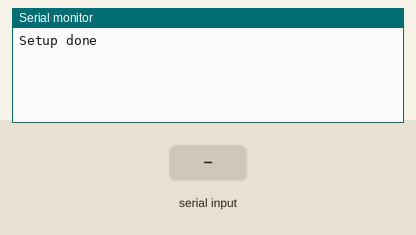
This sketch was run on a simulated Arduino Uno, built with avr-gcc and run on an emulated ATmega328P. Shown: the last lines printed to the serial monitor. Inputs (shaded band) come from the test bench.

Above: at 1.2 s.
1.3 s: "Hello!\n" received over Serial
At 2.5 s:
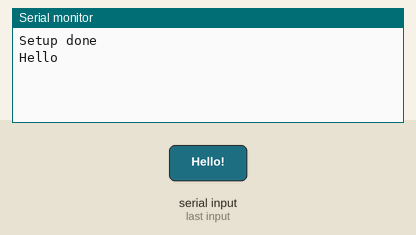
2.8 s: "Hello!\n" received over the second serial link
At 3.7 s:
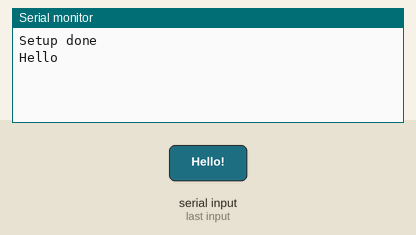

The sketch:

bluetooth_wettbewerb.ino
```cpp
// Serial Speed
#define SERIAL_SPEED 38400

// Software Serial library
#include <SoftwareSerial.h>

// Define the Software Serial Pins like this
#define PIN_SOFT_RX 3
#define PIN_SOFT_TX 4
#define RESET 5
#define SOFT_SERIAL_SPEED 9600
// Software serial object instantiation
SoftwareSerial softSerial(PIN_SOFT_RX, PIN_SOFT_TX);

// Input buffer (of size BUF_SIZE). stores a single line
#define BUF_SIZE 30
char charBuf[BUF_SIZE];
unsigned int bufPos = 0;
char charBufSoft[BUF_SIZE];
unsigned int bufPosSoft = 0;
unsigned int state = 0;

void sendCodeToFPGA();

void setup() {
  // Inititate serial communication
  Serial.begin(SERIAL_SPEED);
  // Same with softserial
  softSerial.begin(SOFT_SERIAL_SPEED);

  // clear the char buf
  for (int i = 0; i < BUF_SIZE; i++) {
    charBuf[i] = ' ';
  }

  for (int i = 0; i < BUF_SIZE; i++) {
    charBufSoft[i] = ' ';
  }

  pinMode(RESET, OUTPUT);
  //digitalWrite(RESET, LOW);
  //delay(200);
  digitalWrite(RESET, HIGH);
  // Indicate end of setup
  Serial.println("Setup done");
}


void loop () {
  // Wait for Serial data available
  if (Serial.available() > 0) {
    // Read single character
    char temp = Serial.read();
    // If it is n line break
    if (temp != '\r' && temp != '\n') {
      // Start by buffering the data
      charBuf[bufPos] = temp;
      // Prevent overflow
      bufPos = (bufPos + 1) % BUF_SIZE;
      // append end of string character
      charBuf[bufPos] = '\0';
    // If we have a line break character
    } else {
      // Test the string using stringcompare function: strcmp returns 0 on match
      if (strcmp(charBuf, "Hello!") == 0) {
        Serial.print("Hello\r\n");
        state = 1;
      // Can implement some sort of state machine here
      } else if (state == 1) {
        if (charBuf[0] == 'c') {
          sendCodeToFPGA();
        }
      }
      // Clear data
      bufPos = 0;
      for (int i = 0; i < BUF_SIZE; i++) charBuf[i] = ' ';
      charBuf[bufPos] = '\0';
    }
  }
  // You can also do exact the same for a SoftwareSerial
  if (softSerial.available()) {
    char temp = softSerial.read();
    //Serial.print(temp); // Testing softSerial
    //Serial.print("\r\n");
    if (temp != '\r' && temp != '\n') {
      if (state == 2) {
        // Start by buffering the data
        charBufSoft[bufPosSoft] = temp;
        // Prevent overflow
        bufPosSoft = (bufPosSoft + 1) % BUF_SIZE;
        // append end of string character
        charBufSoft[bufPosSoft] = '\0';
        /*
        if (bufPosSoft == 6) {
          Serial.print(charBufSoft);
          Serial.print("\r\n");
          state = 0;
        }
        */
      }
    } else {
      Serial.print(charBufSoft);
      Serial.print("\r\n");
      // Clear data
      bufPosSoft = 0;
      for (int i = 0; i < BUF_SIZE; i++) charBufSoft[i] = ' ';
      charBufSoft[bufPosSoft] = '\0';
    }
  }
}

void sendCodeToFPGA() {
  uint8_t charBufTmp[BUF_SIZE];
  for (int i = 1; i < 7; i++) {
    charBufTmp[i-1] = charBuf[i];
  }

  for (int i = 0; i < 6; i++) {
    softSerial.write(charBufTmp[i]);
  }
  // Serial.print("\r\n");

  /*
  // Test HWP_18
  uint8_t data = 229;
  softSerial.write(data);
  //Serial.print("\r\n");
  data = 234;
  softSerial.write(data);
  //Serial.print("\r\n");
  data = 235;
  softSerial.write(data);
  //Serial.print("\r\n");
  data = 150;
  softSerial.write(data);
  //Serial.print("\r\n");
  data = 3;
  softSerial.write(data);
  //Serial.print("\r\n");
  data = 100;
  softSerial.write(data);
  //softSerial.print("\r\n");
  */
  state = 2;
}
```

Measured:
- after the input at 1.3 s, the serial monitor: prints a new line at once (image 1)
- after the input at 2.8 s, the serial monitor: prints a new line at once (image 2)
